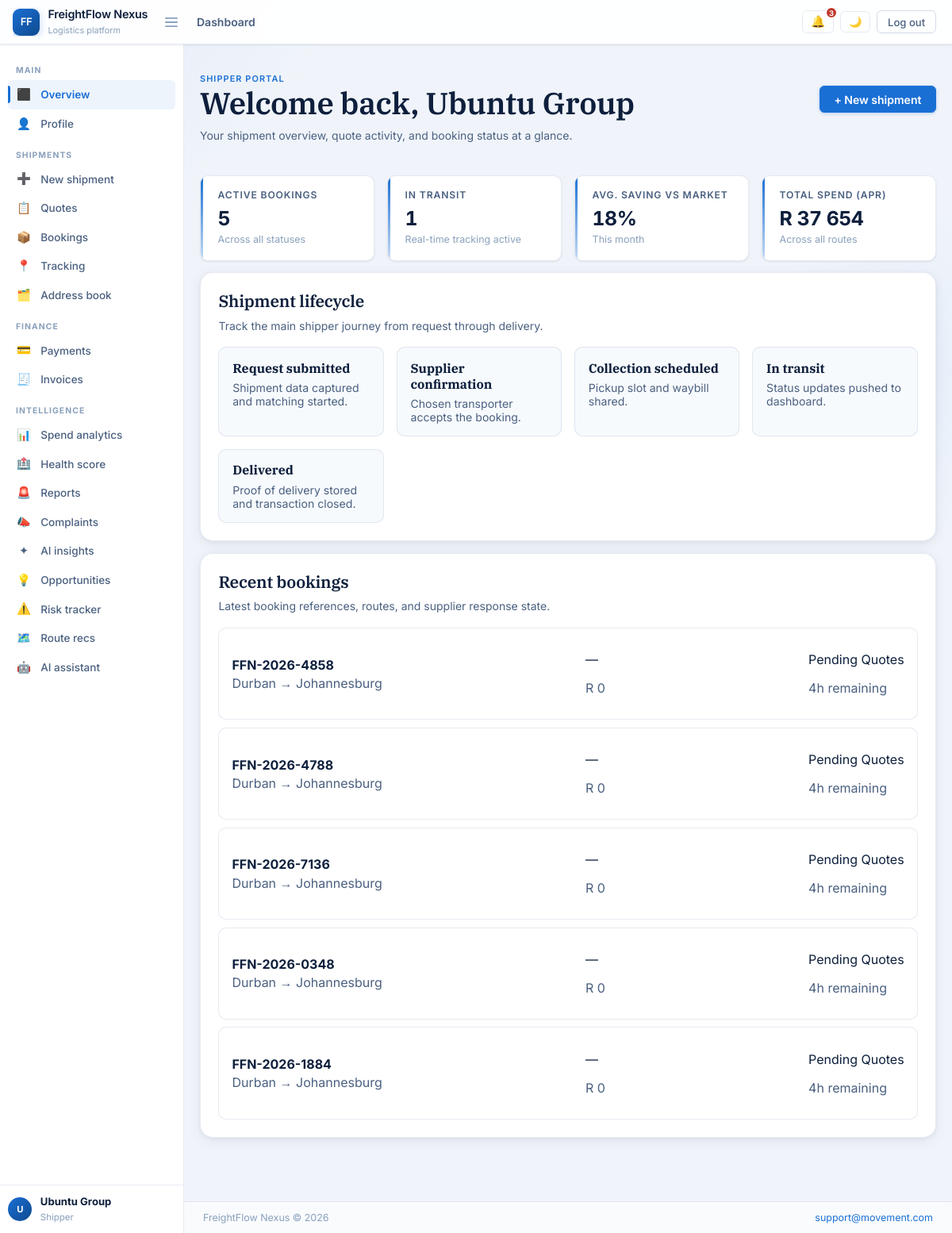
The page /shipper/ (signed in) on the database its author committed.
### app/models/__init__.py (models this page shows, shortened)
class User(UserMixin, db.Model):
    __tablename__ = "users"
    id            = db.Column(db.Integer, primary_key=True)
    email         = db.Column(db.String(180), unique=True, nullable=False, index=True)
    password_hash = db.Column(db.String(256), nullable=False)
    role          = db.Column(db.String(20), nullable=False)   # shipper|supplier|driver|admin
    first_name    = db.Column(db.String(80))
    last_name     = db.Column(db.String(80))
    phone         = db.Column(db.String(30))
    is_active     = db.Column(db.Boolean, default=True)
    is_verified   = db.Column(db.Boolean, default=False)
    created_at    = db.Column(db.DateTime, default=utcnow)
    last_login    = db.Column(db.DateTime)
    shipper_profile  = db.relationship("ShipperProfile",  back_populates="user", uselist=False, cascade="all, delete")
    supplier_profile = db.relationship("SupplierProfile", back_populates="user", uselist=False, cascade="all, delete")
    driver_profile   = db.relationship("Driver",          back_populates="user", uselist=False, cascade="all, delete")
    admin_profile    = db.relationship("AdminProfile",    back_populates="user", uselist=False, cascade="all, delete")
    notifications    = db.relationship("Notification", back_populates="user", lazy="dynamic", cascade="all, delete")
    audit_logs       = db.relationship("AuditLog", back_populates="user", lazy="dynamic")
    @property
    def full_name(self):
        return f"{self.first_name or ''} {self.last_name or ''}".strip() or self.email

class Booking(db.Model):
    __tablename__ = "bookings"
    id                  = db.Column(db.Integer, primary_key=True)
    ref                 = db.Column(db.String(20), unique=True, nullable=False, index=True)
    shipper_id          = db.Column(db.Integer, db.ForeignKey("shipper_profiles.id"), nullable=False)
    supplier_id         = db.Column(db.Integer, db.ForeignKey("supplier_profiles.id"))
    driver_id           = db.Column(db.Integer, db.ForeignKey("drivers.id"))
    vehicle_id          = db.Column(db.Integer, db.ForeignKey("vehicles.id"))
    accepted_quote_id   = db.Column(db.Integer, db.ForeignKey("quotes.id"))
    collection_address  = db.Column(db.String(200))
    collection_city     = db.Column(db.String(60))
    delivery_address    = db.Column(db.String(200))
    delivery_city       = db.Column(db.String(60))
    route               = db.Column(db.String(120))   # "Durban → Johannesburg"
    distance_km         = db.Column(db.Float)
    commodity           = db.Column(db.String(80))
    pieces              = db.Column(db.Integer)
    weight_per_item_kg  = db.Column(db.Float)
    total_weight_kg     = db.Column(db.Float)
    vehicle_type_req    = db.Column(db.String(60))
    destination_type    = db.Column(db.String(30))   # DC|Direct|Port
    collection_contact  = db.Column(db.String(80))
    collection_phone    = db.Column(db.String(20))
    delivery_contact    = db.Column(db.String(80))
    delivery_phone      = db.Column(db.String(20))
    quoted_value        = db.Column(db.Float, default=0)
    platform_fee        = db.Column(db.Float, default=0)
    supplier_payout     = db.Column(db.Float, default=0)
    collection_date     = db.Column(db.Date)
    delivery_date       = db.Column(db.Date)
    created_at          = db.Column(db.DateTime, default=utcnow)
    confirmed_at        = db.Column(db.DateTime)
    collected_at        = db.Column(db.DateTime)
    delivered_at        = db.Column(db.DateTime)
    status              = db.Column(db.String(30), default="Pending Quotes")
    risk_level          = db.Column(db.String(10), default="Low")  # Low|Medium|High
    notes               = db.Column(db.Text)
    pod_signed          = db.Column(db.Boolean, default=False)
    pod_signed_at       = db.Column(db.DateTime)
    shipper     = db.relationship("ShipperProfile", back_populates="bookings")
    supplier    = db.relationship("SupplierProfile", back_populates="bookings")
    driver      = db.relationship("Driver", back_populates="bookings")
    vehicle     = db.relationship("Vehicle", back_populates="bookings")
    quotes      = db.relationship("Quote", back_populates="booking",
                                  primaryjoin="Booking.id == Quote.booking_id",
                                  foreign_keys="Quote.booking_id", lazy="dynamic", cascade="all, delete")
    status_events = db.relationship("BookingStatusEvent", back_populates="booking",
                                    order_by="BookingStatusEvent.created_at", cascade="all, delete")
    invoice     = db.relationship("Invoice", back_populates="booking", uselist=False, cascade="all, delete")
    purchase_order = db.relationship("PurchaseOrder", back_populates="booking", uselist=False, cascade="all, delete")

### app/routes/shipper.py (the view)
@shipper_bp.route("/")
@shipper_required
def dashboard():
    shipper = get_shipper()
    bookings = shipper.bookings.order_by(Booking.created_at.desc()).limit(5).all()
    total_bookings = shipper.bookings.count()
    active = shipper.bookings.filter(
        Booking.status.in_(["Confirmed","Driver Assigned","Collected","In Transit"])).count()
    delivered = shipper.bookings.filter_by(status="Delivered").count()
    total_spend = db.session.query(db.func.sum(Booking.quoted_value))\
                    .filter_by(shipper_id=shipper.id).scalar() or 0
    notifications = current_user.notifications.filter_by(is_read=False)\
                        .order_by(Notification.created_at.desc()).limit(5).all()
    return render_template("shipper/dashboard.html",
        title="Dashboard",
        shipper=shipper,
        bookings=[booking_to_v19(b) for b in bookings],
        total_bookings=total_bookings, active=active,
        delivered=delivered, total_spend=total_spend,
        notifications=notifications)

### app/routes/shipper.py (called while the page is built)
def shipper_required(f):
    @wraps(f)
    @login_required
    def decorated(*args, **kwargs):
        if current_user.role != "shipper":
            flash("Access denied.", "error")
            return redirect(url_for("auth.login"))
        return f(*args, **kwargs)
    return decorated

def get_shipper():
    return ShipperProfile.query.filter_by(user_id=current_user.id).first_or_404()

### app/templates/shipper/dashboard.html
{% extends "base.html" %}
{% block content %}
<div class="stack page-space">
  <div class="topbar">
    <div>
      <p class="eyebrow">Shipper portal</p>
      <h1>Welcome back, {{ user }}</h1>
      <p class="topbar-copy">Your shipment overview, quote activity, and booking status at a glance.</p>
    </div>
    <a href="{{ url_for('shipper.new_booking') }}" class="primary-button" style="align-self:flex-start;margin-top:1rem">+ New shipment</a>
  </div>
  <div class="stats-grid">
    <article class="stat-card"><p class="stat-label">Active bookings</p><strong>{{ bookings|length }}</strong><p class="muted">Across all statuses</p></article>
    <article class="stat-card"><p class="stat-label">In transit</p><strong>1</strong><p class="muted">Real-time tracking active</p></article>
    <article class="stat-card"><p class="stat-label">Avg. saving vs market</p><strong>18%</strong><p class="muted">This month</p></article>
    <article class="stat-card"><p class="stat-label">Total spend (Apr)</p><strong>R 37 654</strong><p class="muted">Across all routes</p></article>
  </div>
  <section class="panel">
    <div class="panel-head">
      <h2>Shipment lifecycle</h2>
      <p>Track the main shipper journey from request through delivery.</p>
    </div>
    <div style="display:grid;grid-template-columns:repeat(auto-fit,minmax(180px,1fr));gap:1rem">
      {% for step,detail in [("Request submitted","Shipment data captured and matching started."),("Supplier confirmation","Chosen transporter accepts the booking."),("Collection scheduled","Pickup slot and waybill shared."),("In transit","Status updates pushed to dashboard."),("Delivered","Proof of delivery stored and transaction closed.")] %}
      <article class="timeline-card">
        <h3 style="font-family:'IBM Plex Serif',Georgia,serif;margin:0 0 .4rem;font-size:1rem">{{ step }}</h3>
        <p class="muted" style="margin:0;font-size:.88rem">{{ detail }}</p>
      </article>
      {% endfor %}
    </div>
  </section>
  <section class="panel">
    <div class="panel-head">
      <h2>Recent bookings</h2>
      <p>Latest booking references, routes, and supplier response state.</p>
    </div>
    <div class="table-like">
      {% for b in bookings %}
      <div class="table-row">
        <div>
          <strong>{{ b.ref }}</strong>
          <p class="muted" style="margin:.2rem 0 0">{{ b.route }}</p>
        </div>
        <div>
          <p>{{ b.supplier }}</p>
          <p class="muted">R {{ "{:,.0f}".format(b.value) }}</p>
        </div>
        <div>
          <p>{{ b.status }}</p>
          <p class="muted">{{ b.supplierResponseWindow }}</p>
        </div>
      </div>
      {% endfor %}
    </div>
  </section>
</div>
{% endblock %}

### app/templates/base.html (shortened to what this page needs)
<!DOCTYPE html>
<html lang="en">
<head>
</head>
<body>
<header class="topbar-fixed">
  <div class="topbar-left">
    <a href="{{ url_for('public.index') }}" class="brand-lockup">
      <div class="brand-mark">FF</div>
      <span class="brand-text">
        <strong>FreightFlow Nexus</strong>
        <small>Logistics platform</small>
      </span>
    </a>
    {% if role %}
    <button class="sidebar-toggle" onclick="toggleSidebar()" title="Toggle sidebar" id="sidebar-toggle-btn">
      <svg width="16" height="16" viewBox="0 0 16 16" fill="none">
        <rect y="2" width="16" height="1.8" rx=".9" fill="currentColor"/>
        <rect y="7.1" width="16" height="1.8" rx=".9" fill="currentColor"/>
        <rect y="12.2" width="16" height="1.8" rx=".9" fill="currentColor"/>
      </svg>
    </button>
    {% endif %}
  </div>
  <span class="topbar-title">{% if title %}{{ title }}{% endif %}</span>
  <div class="topbar-right">
    {% if role %}
    <div class="bell-wrap" id="bell-wrap">
      <button class="bell-btn" onclick="toggleBell()" id="bell-btn">
        🔔
        {% if bell_count and bell_count > 0 %}<span class="bell-badge">{{ bell_count }}</span>{% endif %}
      </button>
    </div>
    <button class="dark-toggle" onclick="toggleDark()" id="dark-toggle" title="Toggle dark mode">🌙</button>
    <a href="{{ url_for('auth.logout') }}" class="ghost-button" style="font-size:.82rem;padding:.36rem .8rem">Log out</a>
    {% else %}
    <button class="dark-toggle" onclick="toggleDark()" id="dark-toggle" title="Toggle dark mode">🌙</button>
    <a href="{{ url_for('auth.login') }}" class="primary-button" style="font-size:.82rem;padding:.38rem .9rem">Log in</a>
    {% endif %}
  </div>
</header>
{% if role %}
<nav class="sidebar" id="sidebar">
  <div class="sidebar-inner">
    {% if role == 'shipper' %}
      <div class="sidebar-section-label">Main</div>
      <a href="{{ url_for('shipper.dashboard') }}" class="sidebar-link {% if request.endpoint=='shipper.dashboard' %}active{% endif %}" data-tip="Overview">
        <span class="sidebar-icon">⬛</span><span class="sidebar-label">Overview</span>
      </a>
      <a href="{{ url_for('auth.profile') }}" class="sidebar-link {% if request.endpoint=='auth.profile' %}active{% endif %}" data-tip="Profile">
        <span class="sidebar-icon">👤</span><span class="sidebar-label">Profile</span>
      </a>
      <div class="sidebar-section-label">Shipments</div>
      <a href="{{ url_for('shipper.new_booking') }}" class="sidebar-link {% if request.endpoint=='shipper.new_booking' %}active{% endif %}" data-tip="New shipment">
        <span class="sidebar-icon">➕</span><span class="sidebar-label">New shipment</span>
      </a>
      <a href="{{ url_for('shipper.bookings') }}" class="sidebar-link {% if request.endpoint=='shipper.bookings' %}active{% endif %}" data-tip="Quotes">
        <span class="sidebar-icon">📋</span><span class="sidebar-label">Quotes</span>
      </a>
      <a href="{{ url_for('shipper.bookings') }}" class="sidebar-link {% if request.endpoint=='shipper.bookings' %}active{% endif %}" data-tip="Bookings">
        <span class="sidebar-icon">📦</span><span class="sidebar-label">Bookings</span>
      </a>
      <a href="{{ url_for('shipper.bookings') }}" class="sidebar-link {% if request.endpoint=='shipper.bookings' %}active{% endif %}" data-tip="Tracking">
        <span class="sidebar-icon">📍</span><span class="sidebar-label">Tracking</span>
      </a>
      <a href="{{ url_for('shipper.address_book') }}" class="sidebar-link {% if request.endpoint=='shipper.address_book' %}active{% endif %}" data-tip="Address book">
        <span class="sidebar-icon">🗂️</span><span class="sidebar-label">Address book</span>
      </a>
      <div class="sidebar-section-label">Finance</div>
      <a href="{{ url_for('shipper.bookings') }}" class="sidebar-link {% if request.endpoint=='shipper.bookings' %}active{% endif %}" data-tip="Payments">
        <span class="sidebar-icon">💳</span><span class="sidebar-label">Payments</span>
      </a>
      <a href="{{ url_for('shipper.bookings') }}" class="sidebar-link {% if request.endpoint=='shipper.bookings' %}active{% endif %}" data-tip="Invoices">
        <span class="sidebar-icon">🧾</span><span class="sidebar-label">Invoices</span>
      </a>
      <div class="sidebar-section-label">Intelligence</div>
      <a href="{{ url_for('shipper.analytics') }}" class="sidebar-link {% if request.endpoint=='shipper.analytics' %}active{% endif %}" data-tip="Spend analytics">
        <span class="sidebar-icon">📊</span><span class="sidebar-label">Spend analytics</span>
      </a>
      <a href="{{ url_for('shipper.health_score') }}" class="sidebar-link {% if request.endpoint=='shipper.health_score' %}active{% endif %}" data-tip="Health score">
        <span class="sidebar-icon">🏥</span><span class="sidebar-label">Health score</span>
      </a>
      <a href="{{ url_for('shipper.bookings') }}" class="sidebar-link {% if 'shipper_report' in request.endpoint %}active{% endif %}" data-tip="Reports">
        <span class="sidebar-icon">🚨</span><span class="sidebar-label">Reports</span>
      </a>
      <a href="{{ url_for('shipper.complaints') }}" class="sidebar-link {% if 'shipper.complaint' in request.endpoint %}active{% endif %}" data-tip="Complaints">
        <span class="sidebar-icon">📣</span><span class="sidebar-label">Complaints</span>
      </a>
      <a href="{{ url_for('shipper.ai_insights') }}" class="sidebar-link {% if request.endpoint=='shipper.ai_insights' %}active{% endif %}" data-tip="AI insights">
        <span class="sidebar-icon">✦</span><span class="sidebar-label">AI insights</span>
      </a>
      <a href="{{ url_for('shipper.opportunities') }}" class="sidebar-link {% if request.endpoint=='shipper.opportunities' %}active{% endif %}" data-tip="Opportunities">
        <span class="sidebar-icon">💡</span><span class="sidebar-label">Opportunities</span>
      </a>
      <a href="{{ url_for('shipper.risk') }}" class="sidebar-link {% if request.endpoint=='shipper.risk' %}active{% endif %}" data-tip="Risk tracker">
        <span class="sidebar-icon">⚠️</span><span class="sidebar-label">Risk tracker</span>
      </a>
      <a href="{{ url_for('shipper.bookings') }}" class="sidebar-link {% if request.endpoint=='shipper.bookings' %}active{% endif %}" data-tip="Route recs">
        <span class="sidebar-icon">🗺️</span><span class="sidebar-label">Route recs</span>
      </a>
      <a href="{{ url_for('shipper.ai_assistant') }}" class="sidebar-link {% if request.endpoint=='shipper.ai_assistant' %}active{% endif %}" data-tip="AI assistant">
        <span class="sidebar-icon">🤖</span><span class="sidebar-label">AI assistant</span>
      </a>
    {% endif %}
  </div>
  <div class="sidebar-footer">
    <div class="user-avatar">{{ user[0]|upper if user else 'U' }}</div>
    <div class="sidebar-user-info">
      <strong>{{ user }}</strong>
      <span>{{ role }}</span>
    </div>
  </div>
</nav>
{% endif %}
<div class="page-shell">
  <main class="app-shell">
    {% block content %}{% endblock %}
  </main>
  <footer class="site-footer">
    <span class="small-note">FreightFlow Nexus &copy; 2026</span>
    <span class="small-note"><a href="mailto:support@movement.com">support@movement.com</a></span>
  </footer>
</div>
</body>
</html>

### rows shown on the page
User: role "Shipper"
Booking: ref "FFN-2026-4858", route "Durban → Johannesburg", supplier "—", value "0", status "Pending Quotes", supplierResponseWindow "4h remaining"
Booking: ref "FFN-2026-4788", route "Durban → Johannesburg", supplier "—", value "0", status "Pending Quotes", supplierResponseWindow "4h remaining"
Booking: ref "FFN-2026-7136", route "Durban → Johannesburg", supplier "—", value "0", status "Pending Quotes", supplierResponseWindow "4h remaining"
Booking: ref "FFN-2026-0348", route "Durban → Johannesburg", supplier "—", value "0", status "Pending Quotes", supplierResponseWindow "4h remaining"
Booking: ref "FFN-2026-1884", route "Durban → Johannesburg", supplier "—", value "0", status "Pending Quotes", supplierResponseWindow "4h remaining"

### other values the page prints
{{ title }} "Dashboard"
{{ bell_count }} "3"
{{ user[0]|upper if user else 'U' }} "U"
{{ user }} "Ubuntu Group"
{{ bookings|length }} "5"
{{ step }} "Request submitted" "Supplier confirmation" "Collection scheduled" "In transit" "Delivered"
{{ detail }} "Shipment data captured and matching started." "Chosen transporter accepts the booking." "Pickup slot and waybill shared." "Status updates pushed to dashboard." "Proof of delivery stored and transaction closed."
